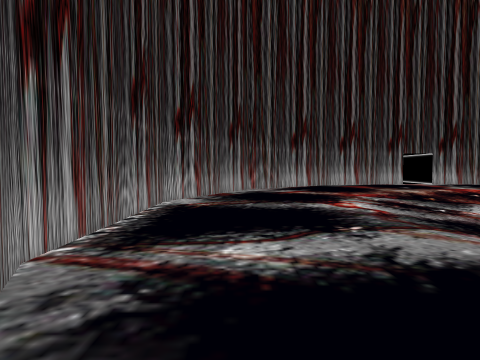
view 1 (above)

16 first-person views from a walk through a 3-D level made in the Unity game engine. The camera is 1.4 m above the floor, tilts 2° down and sees 75° across. The floor is counted in squares, 2 m on a side. Each view is taken from the middle of a square. On the plan, view 1 faces up. The plan holds only what a view shows up to about 10 squares ahead; the rest is blank. The place goes on beyond the plan. The player is left out.

view 2
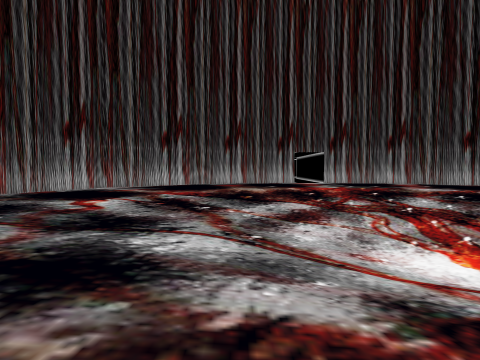

view 3
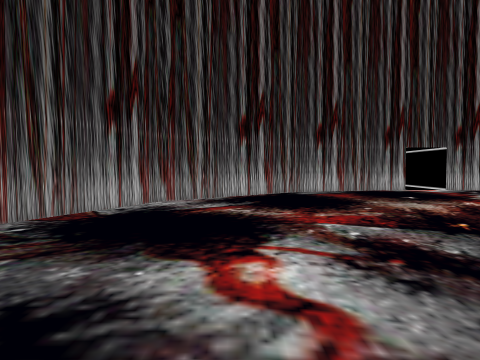

view 4
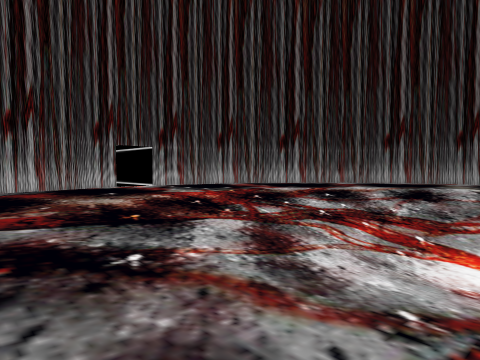

view 5
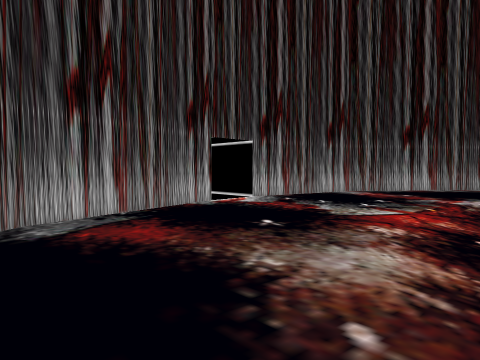

view 6
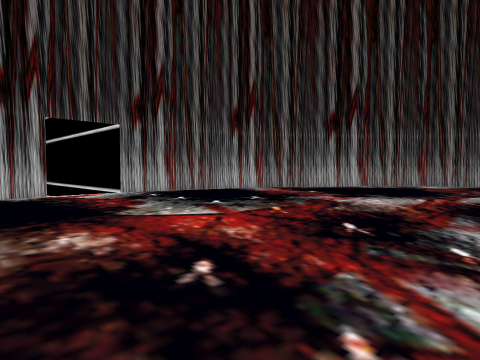

view 7
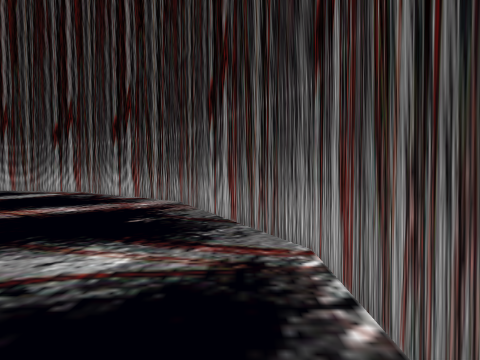

view 8
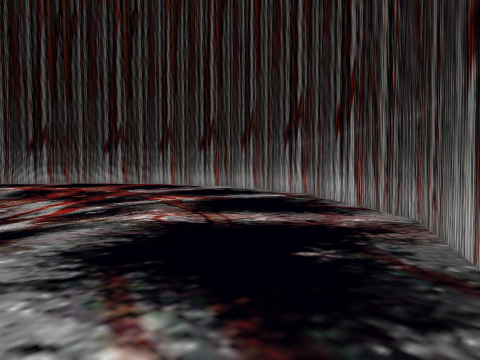

view 9
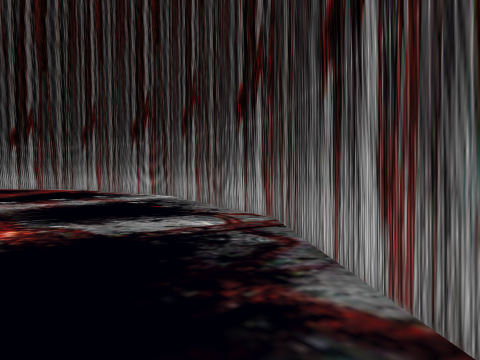

view 10
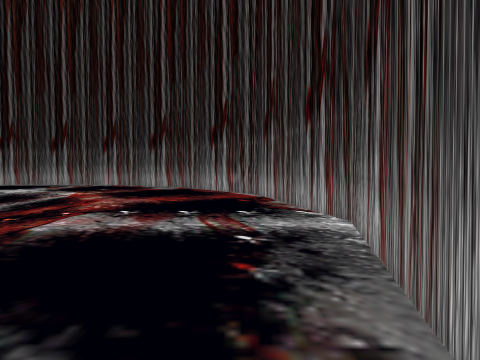

view 11
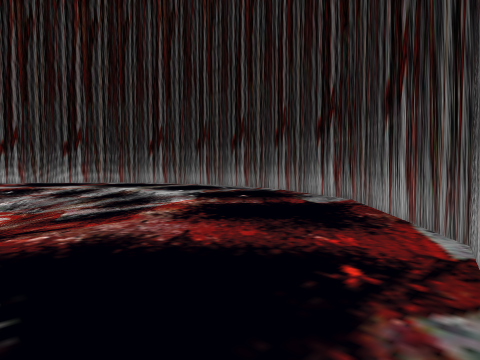

view 12
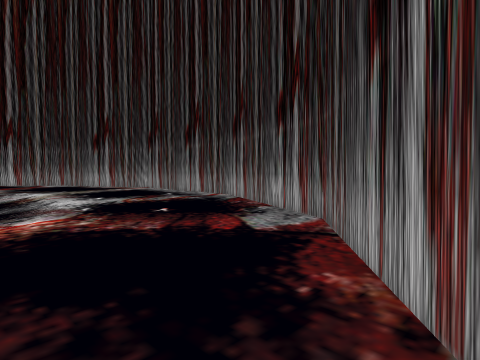

view 13
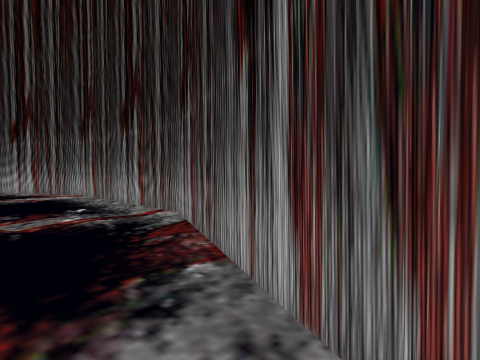

view 14
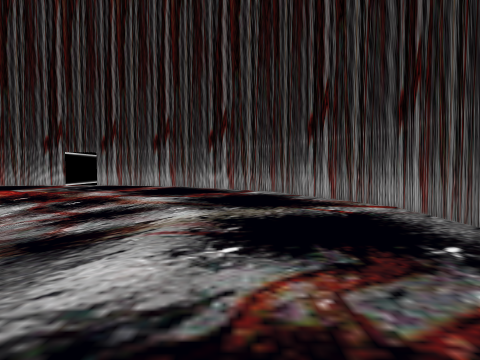

view 15
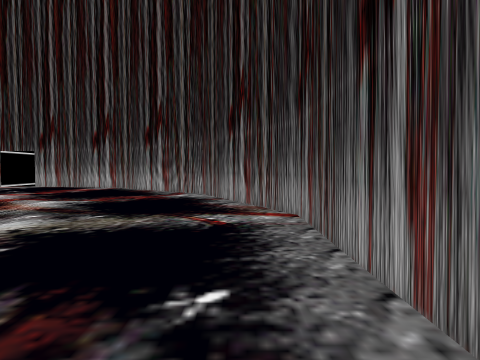

view 16
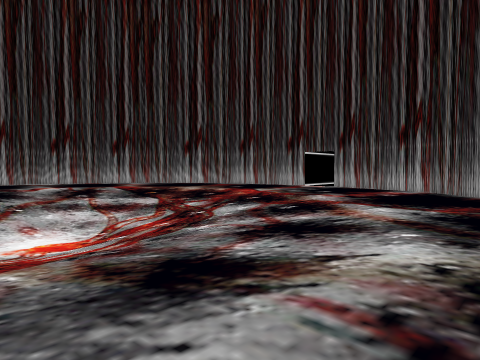

### Floor plan
Key: @ floor where view 1 was taken; # wall or solid block; . main floor; - floor 1.5 m lower than the main floor; / step, stairs or slope.
Columns run from 2 left of view 1 to 18 right of it. Each row starts with its distance up from view 1.
 15         ##.##
 14      ####....###
 13     ##.........##
 12    ## ...........##
 11   #.. ............##
 10  ##......./........#
  9  #.....///////.....##
  8 ##..../////////.....#
  7 #....///////////....#
  6 #....///////////....#
  5 #..../////-/////....#
  4 #..../////-/////....#
  3 #....////// ////....#
  2 #....///////////....#
  1 ##..../////////.....#
  0  #@....///////.....#
 -1  ##......./........#
 -2   #...............##
 -3    ##............##
 -4     ##.........##
 -5      ####...####
 -6          ####

Positions as (right, up) in squares from view 1, and headings:
1: (0, 0), facing up
2: (5, 0), facing up
3: (2, 4), facing up
4: (3, 4), facing up-right
5: (3, 9), facing up-right
6: (6, 8), facing up-right
7: (-1, 5), facing down
8: (-1, 3), facing down-right
9: (1, -1), facing down-right
10: (4, -4), facing right
11: (9, -5), facing up-right
12: (12, -4), facing up-right
13: (15, -2), facing up-right
14: (15, 1), facing up
15: (17, 2), facing up
16: (15, 3), facing up-left
